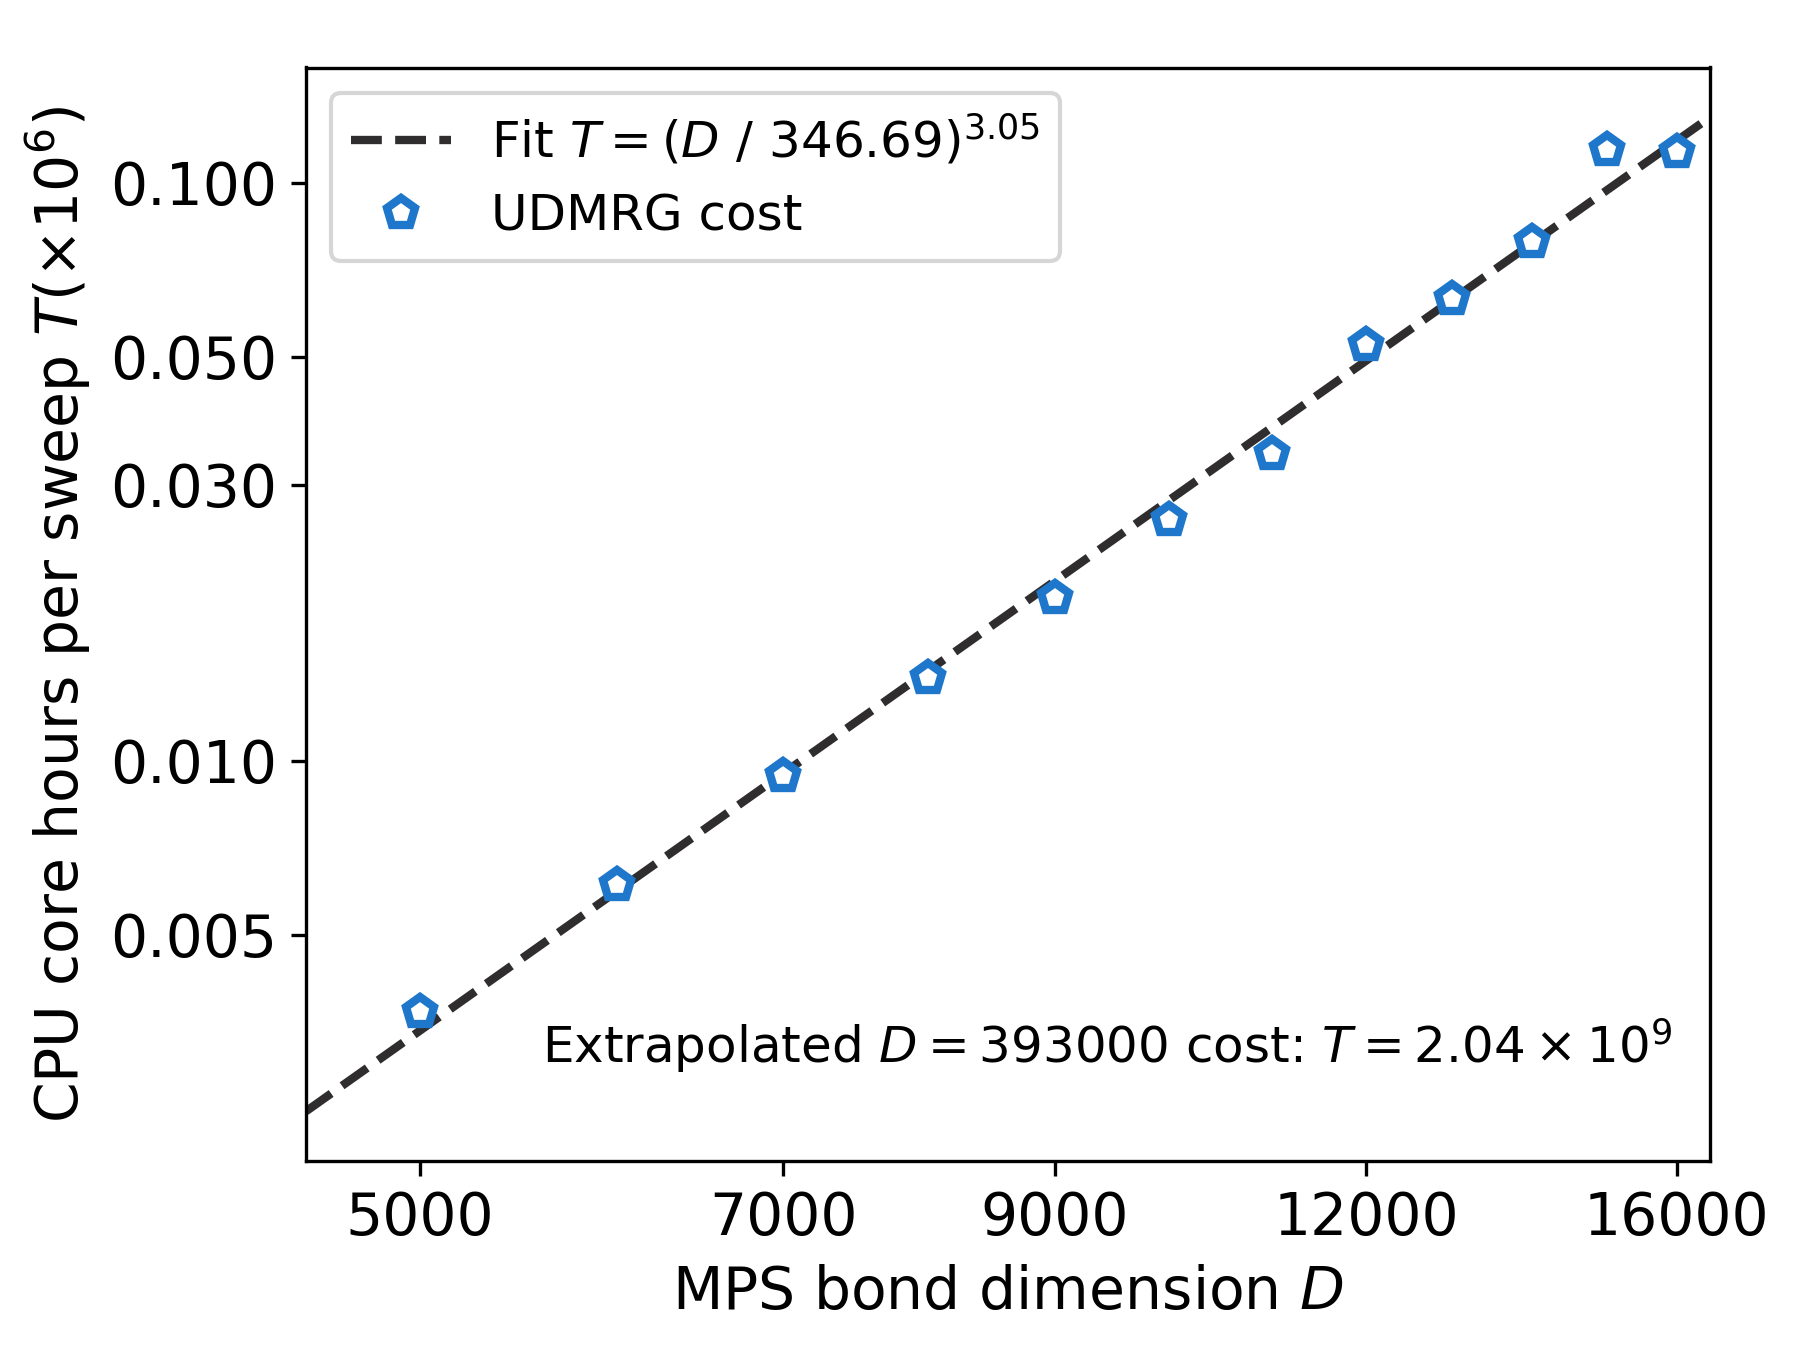

This chart was generated by the following Python code:
# ---------------------------------------------------------------------------
# Copyright (C) 2026 Huanchen Zhai. All Rights Reserved.
# 
# This program is free software: you can redistribute it and/or modify
# it under the terms of the GNU General Public License as published by
# the Free Software Foundation, either version 3 of the License, or
# (at your option) any later version.
# 
# This program is distributed in the hope that it will be useful,
# but WITHOUT ANY WARRANTY; without even the implied warranty of
# MERCHANTABILITY or FITNESS FOR A PARTICULAR PURPOSE.  See the
# GNU General Public License for more details.
# 
# You should have received a copy of the GNU General Public License
# along with this program.  If not, see <https://www.gnu.org/licenses/>.
# ---------------------------------------------------------------------------


import numpy as np, json
import matplotlib.pyplot as plt
import matplotlib
import scipy.stats

matplotlib.rc('font', size=14)
plt.figure(figsize=(12 / 2, 9 / 2), dpi=150)
f, axs = plt.subplots(1, 1, sharey=True)
f.set_size_inches(w=12 / 2, h=9 / 2)

data = json.load(open("../20-Data/90-colors.json", "r", encoding='utf-8'))
data |= json.load(open("../20-Data/04-llduc-udmrg-18k.json", "r", encoding='utf-8'))

colors = data['colors']

sci_notation = lambda x: "%.2f\\times 10^{%.0f}" % tuple([float(x) for x in ("%.2E" % x).split('E+')])

rev_dmrg_26 = {x['bond']: x for _, x in
    sorted(data['udmrg_18k'][str(26)]['reverse'][0].items(), key=lambda x: int(x[0])) if x['bond'] >= 5000}
bonds_26 = [x[0] for x in sorted(rev_dmrg_26.items())]
times_26 = [x[1]['time'] / 3600 * x[1]["nnodes"] * 96 for x in sorted(rev_dmrg_26.items())]

reg = scipy.stats.linregress(np.log(bonds_26), np.log(times_26))
pred_bdim = 393000
cpu_hours_pred = np.exp(reg.intercept + reg.slope * np.log(pred_bdim))

x_reg = np.array([4500, 16500])

marker = ['o', '^', 's', 'p']

plt.plot(x_reg, np.exp(reg.intercept + reg.slope * np.log(x_reg)) / 1E6, '--', linewidth=2, color=colors[0],
    label='Fit $T = (D\\ /\\ %.2f)^{%.2f} $' % ((1 / np.exp(reg.intercept)) ** (1/reg.slope), reg.slope))
plt.plot(bonds_26, np.array(times_26) / 1E6, marker='p', mfc='white', mec=colors[4], color=colors[4], linewidth=0, mew=2, markersize=7, label='UDMRG cost')
plt.xlim(4500, 16500)
plt.xscale('log')
plt.yscale('log')
plt.minorticks_off()
plt.xticks([5000, 7000, 9000, 12000, 16000], list(map(str, [5000, 7000, 9000, 12000, 16000])))
plt.yticks([0.005, 0.01, 0.03, 0.05, 0.10], ['%.3f' % x for x in [0.005, 0.01, 0.03, 0.05, 0.10]])
axs.set_ylabel("CPU core hours per sweep $T (\\times 10^6)$")
axs.set_xlabel("MPS bond dimension $D$")

plt.text(5600, 0.003, 'Extrapolated $D=%s$ cost: $T=%s$' % (pred_bdim, sci_notation(cpu_hours_pred)), fontsize=12)

axs.legend(loc='upper left', fontsize=12)
plt.subplots_adjust(left=0.17, right=0.95, top=0.95, bottom=0.14, wspace=0.0, hspace=0.0)
plt.savefig('10-sm-dmrg-cc-cost-a-dmrg.png', dpi=300)
